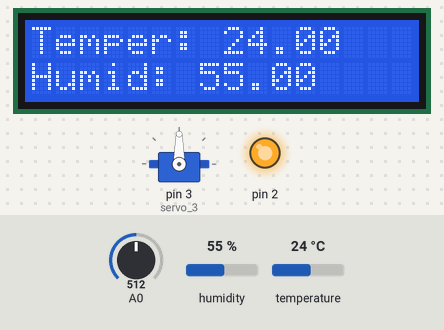
The sketch below on a simulated Arduino Uno, built with avr-gcc and run on an emulated ATmega328P. Parts: 16×2 character LCD, servo, output pins drawn as LEDs (lit = HIGH). The test bench sets the inputs (shaded band); at power-on: A0 = 512, humidity 55 %, temperature 24 °C. Pins used as bus, display or sensor lines are not drawn; what the sketch prints to the serial monitor is not drawn.

Above: at 1.2 s.
1.3 s: A0 set to 884
7.7 s: A0 set to 916
At 8.9 s:
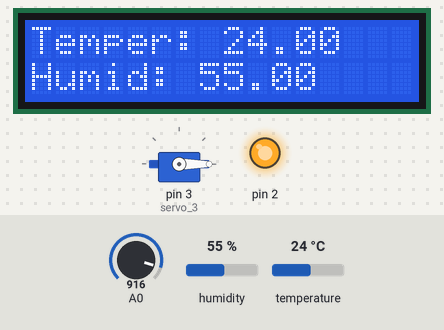
10.8 s: humidity set to 22 %
At 13.6 s:
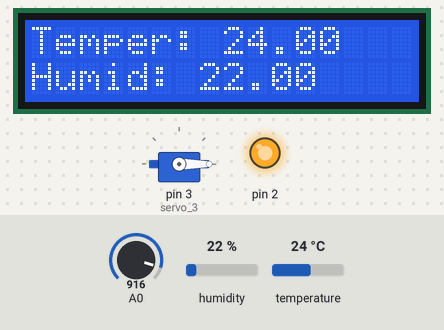
13.9 s: temperature set to 12 °C
At 16.7 s:
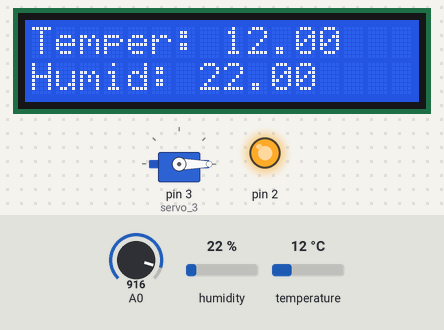
17.0 s: humidity set to 40 %
At 19.7 s:
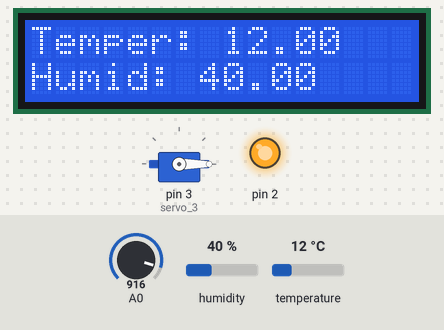
20.1 s: temperature set to 19 °C
At 22.7 s:
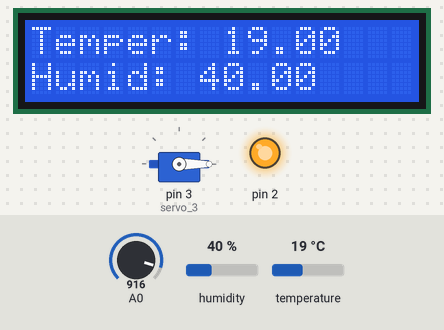
Timing chart, 0 to 24.2 s (numbered marks = the images above; inputs shaded):
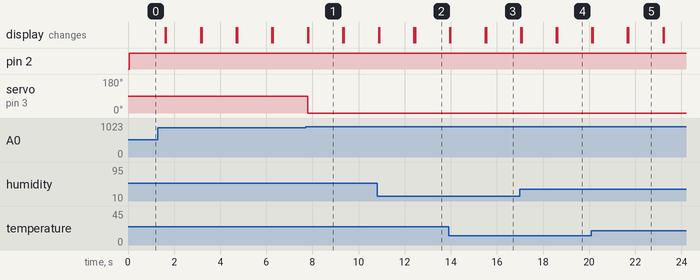

The sketch:

smart_lcd.ino
```cpp
#include <Wire.h>
#include <LiquidCrystal_I2C.h>
#include <DHT.h>
#include <Servo.h>
#define DHTPIN 7     // 디지털 7번핀 사용
#define DHTTYPE DHT11   // DHT 11 모델사용 (DHT21/22 사용 가능)


LiquidCrystal_I2C lcd(0x27,16,2); //LCD 설정 (I2C주소는 LCD의 종류에 따라 다르기때문에 LCD가 0x3F, 0x20, 0x27인지 확인하세요)
DHT dht(DHTPIN, DHTTYPE);
Servo servo_3;

void setup()
{
  pinMode(1, OUTPUT);
  pinMode(2, OUTPUT);
  pinMode(3, OUTPUT);


  lcd.init();
  Serial.begin(9600);
  dht.begin();
  pinMode(A0, INPUT);
  Serial.begin(9600);

  servo_3.attach(3);
}

void loop() {
  digitalWrite(1, HIGH);
  digitalWrite(2, HIGH);
  digitalWrite(3, HIGH);

  float h = dht.readHumidity(); // 습도 측정
  float t = dht.readTemperature(); // 섭씨 온도 측정
  Serial.println(analogRead(A0));

  lcd.backlight();
  lcd.display();
  lcd.print("Temper: ");
  lcd.print(t);
  lcd.setCursor(0,1);
  lcd.print("Humid: ");
  lcd.print(h);

  Serial.print("H: ");
  Serial.print(h);
  Serial.print(" T: ");
  Serial.print(t);
  Serial.println();
  delay(1500); // Refresh
  lcd.clear();

  if(analogRead(A0)<900){
    servo_3.write(90);
  }
  else{
    servo_3.write(0);
  }
}
```

Measured:
- the behaviour switches between 899 and 900 on A0 (found by bisection; images 0 and 1)
- after the input at 7.7 s, servo on pin 3 (servo_3): 90° → 0° after 0.09 s
- after the input at 10.8 s, the display: first differs from a run without the input after 1.7 s (image 2)
- after the input at 13.9 s, the display: first differs from a run without the input after 1.6 s (image 3)
- after the input at 17.0 s, the display: first differs from a run without the input after 1.6 s (image 4)
- after the input at 20.1 s, the display: first differs from a run without the input after 1.6 s (image 5)
- what the display in image 1 shows lasts 1.5 s, from 7.8 s to 9.3 s
